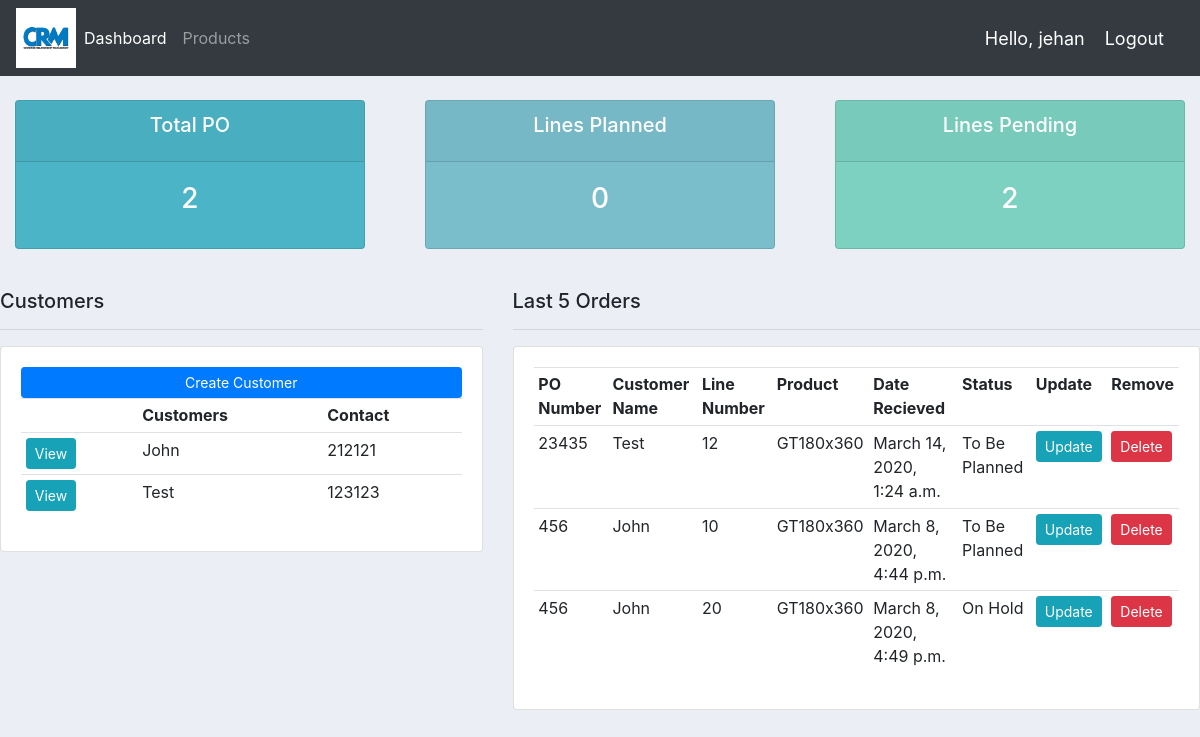
Before: / (signed in) with the older database file.
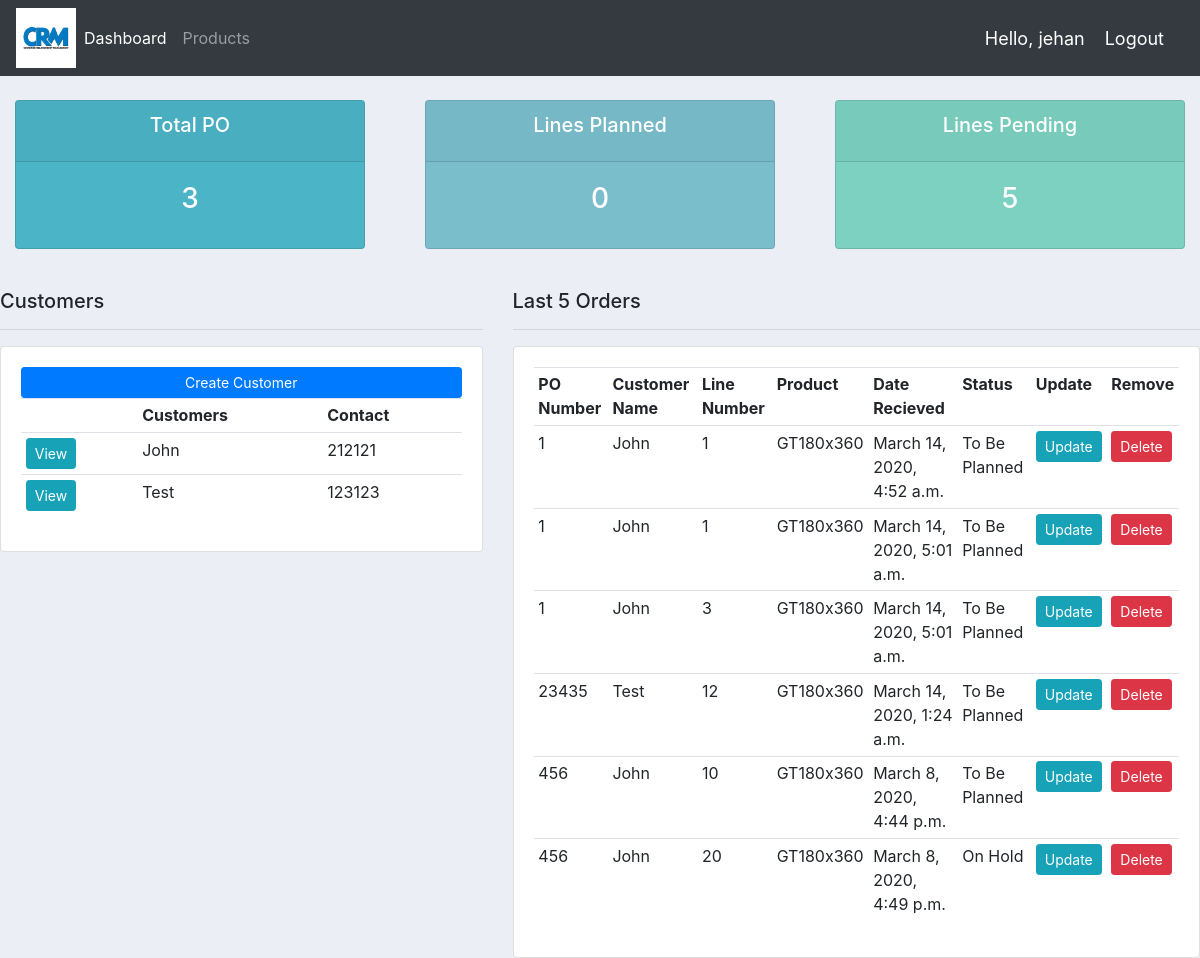
After: the same page with the newer database file.
### custmanager/models.py (models this page shows, shortened)
class Customer(models.Model):
    name = models.CharField(max_length=200, null=True,unique=True)
    email = models.CharField(max_length=200, null=True,unique=True)
    phone = models.CharField(max_length=200,null=True)
    state = models.CharField(max_length=200, null=True)
    city = models.CharField(max_length=200, null=True)
    date_created = models.DateTimeField(auto_now_add=True,null=True)
    def __str__(self):
        return self.name

class Order(models.Model):
    STATUS = (('To Be Planned','To Be Planned'),
              ('Planned','Planned'),
              ('On Hold','On Hold'))
    customer = models.ForeignKey(Customer, null=True, on_delete = models.SET_NULL)
    product = models.ForeignKey(Product, null=True, on_delete = models.SET_NULL)
    ponumber = models.CharField(max_length=200, null=True)
    linenumber = models.CharField(max_length=200, null=True)
    price = models.FloatField(null=True)
    QuantityY2 =  models.FloatField(null=True)
    QuantityRolls =  models.FloatField(null=True)
    date_created = models.DateTimeField(auto_now_add=True,null=True)
    status =models.CharField(max_length=200, null=True,choices=STATUS)
    note =  models.CharField(max_length=2000, null=True)

class Product(models.Model):
    CATEGORY = (('NonWoven','NonWoven'),
              ('Woven','Woven'),
              ('Other','Other'))
    name = models.CharField(max_length=200, null=True)
    category = models.CharField(max_length=200, null=True,choices=CATEGORY)
    description =  models.CharField(max_length=200, null=True, blank=True)
    date_created = models.DateTimeField(auto_now_add=True,null=True)
    tags = models.ManyToManyField(Tag)
    def __str__(self):
        return self.name

### custmanager/views.py (the view)
# urls.py: 2. Add a URL to urlpatterns:  path('', Home.as_view(), name='home')
@login_required(login_url='login')
def Home(request):
    orders = Order.objects.all()
    customers = Customer.objects.all()
    cust_orders = Order.objects.select_related('customer','product').order_by('ponumber','linenumber').all()
    total_orders = Order.objects.values('ponumber').order_by().annotate(Count('ponumber',distinct=True))
    line_pending = orders.filter(status='To Be Planned').count()
    line_planned = orders.filter(status='Planned').count()
    total_customers = customers.count()
    context = {'orders':orders,'customers':customers,'cust_orders':cust_orders,
    'total_orders':total_orders,'line_pending':line_pending,'line_planned':line_planned}
    return render(request, 'custmanager/dashboard.html', context)

### custmanager/templates/custmanager/dashboard.html
{% extends 'custmanager/main.html' %}
{% block content %}
{% include 'custmanager/status.html' %}
<br>
<div class="row">
  <div class="col-md-5">
    <h5>Customers</h5>
    <hr>
    <div class="card card-body">
      <a class="btn btn-primary btn-sm btn-block" href="">Create Customer</a>
      <table class="table table-sm">
        <tr>
          <th></th>
          <th>Customers</th>
          <th>Contact</th>
        </tr>
        {% for cust in customers%}
        <tr>
          <td><a class="btn btn-sm btn-info" href="{% url 'customer' cust.id %}">View</a></td>
        <td>{{cust.name}}</td>
        <td>{{cust.phone}}</td>
        </tr>
        {% endfor %}
      </table>
    </div>
  </div>
  <div class="col-md-7">
    <h5>Last 5 Orders</h5>
    <hr>
    <div class="card card-body">
      <table class="table table-sm">
        <th>PO Number</th>
        <th>Customer Name</th>
        <th>Line Number</th>
        <th>Product</th>
        <th>Date Recieved</th>
        <th>Status</th>
        <th>Update</th>
        <th>Remove</th>
        {% for i in cust_orders %}
        <tr>
          <td>{{i.ponumber}}</td>
          <td>{{i.customer}}</td>
          <td>{{i.linenumber}}</td>
          <td>{{i.product}}</td>
          <td>{{i.date_created}}</td>
          <td>{{i.status}}</td>
          <td><a class="btn btn-sm btn-info" href="{% url 'update_order' i.id %}">Update</a></td>
          <td><a class="btn btn-sm btn-danger" href="{% url 'delete_order' i.id %}">Delete</a></td>
        </tr>
        {% endfor %}
      </table>
    </div>
  </div>
{% endblock %}

### custmanager/templates/custmanager/main.html (shortened to what this page needs)
{% load static %}
<!DOCTYPE html>
<html lang="en" dir="ltr">
  <head>
    <link rel="stylesheet" href="https://stackpath.bootstrapcdn.com/bootstrap/4.3.1/css/bootstrap.min.css"
>
    <link rel="stylesheet" href="{% static '/css/main.css' %}">
  </head>
  <body>
    {% include 'custmanager/navbar.html' %}
      {% block content %}
      {% endblock %}
  </body>
</html>

### custmanager/templates/custmanager/navbar.html (shortened to what this page needs)
{% load static %}
<nav class="navbar navbar-expand-lg navbar-dark bg-dark">
  <img src="{% static 'images/logo.png' %}" alt="" height="60" width="60">
  <div class="collapse navbar-collapse" id="navbarNav">
    <ul class="navbar-nav">
      <li class="nav-item active">
        <a class="nav-link" href="{% url 'home' %}">Dashboard</a>
      </li>
      <li class="nav-item">
        <a class="nav-link" href="{% url 'products' %}">Products</a>
      </li>
    </ul>
  </div>
  <span class="hello-msg">Hello, {{request.user}}</span>
  <span><a class="hello-msg" href="{% url 'logout' %}">Logout</a></span>
</nav>

### custmanager/templates/custmanager/status.html
<br>
<div class="row">
    <div class="col">
        <div class="col col-md">
          <div class="card text-center text-white mb-3" id="total-orders">
            <div class="card-header">
              <h5 class="card-title">Total PO</h5>
            </div>
            <div class="card-body">
              <h3 class="card-title">{{total_orders.count}}</h3>
            </div>
          </div>
  </div>
</div>
<div class="col">
  <div class="col col-md">
    <div class="card text-center text-white mb-3" id="orders-delivered">
      <div class="card-header">
        <h5 class="card-title">Lines Planned</h5>
      </div>
      <div class="card-body">
        <h3 class="card-title">{{line_planned}}</h3>
      </div>
    </div>
  </div>
</div>
<div class="col">
  <div class="col col-md">
    <div class="card text-center text-white mb-3" id="orders-pending">
      <div class="card-header">
        <h5 class="card-title">Lines Pending</h5>
      </div>
      <div class="card-body">
        <h3 class="card-title">{{line_pending}}</h3>
      </div>
    </div>
  </div>
</div>
</div>

### static/css/main.css (style rules this page uses)
body { background-color: #ebeff5; }
#total-orders { background-color: #4cb4c7; }
#orders-delivered { background-color: #7abecc; }
#orders-pending { background-color: #7CD1C0; }

### custmanager/templates/custmanager/navbar.html (style rules this page uses)
.hello-msg { font-size: 18px; color: #fff; margin-right: 20px; }

Changed rows visible on the page:
added Order: ponumber "1", customer "John", linenumber "1", product "GT180x360", date_created "March 14, 2020, 4:52 a.m.", status "To Be Planned"
added Order: ponumber "1", customer "John", linenumber "1", product "GT180x360", date_created "March 14, 2020, 5:01 a.m.", status "To Be Planned"
added Order: ponumber "1", customer "John", linenumber "3", product "GT180x360", date_created "March 14, 2020, 5:01 a.m.", status "To Be Planned"
Other visible differences:
{{ total_orders.count }}: "2" → "3"
{{ line_pending }}: "2" → "5"
